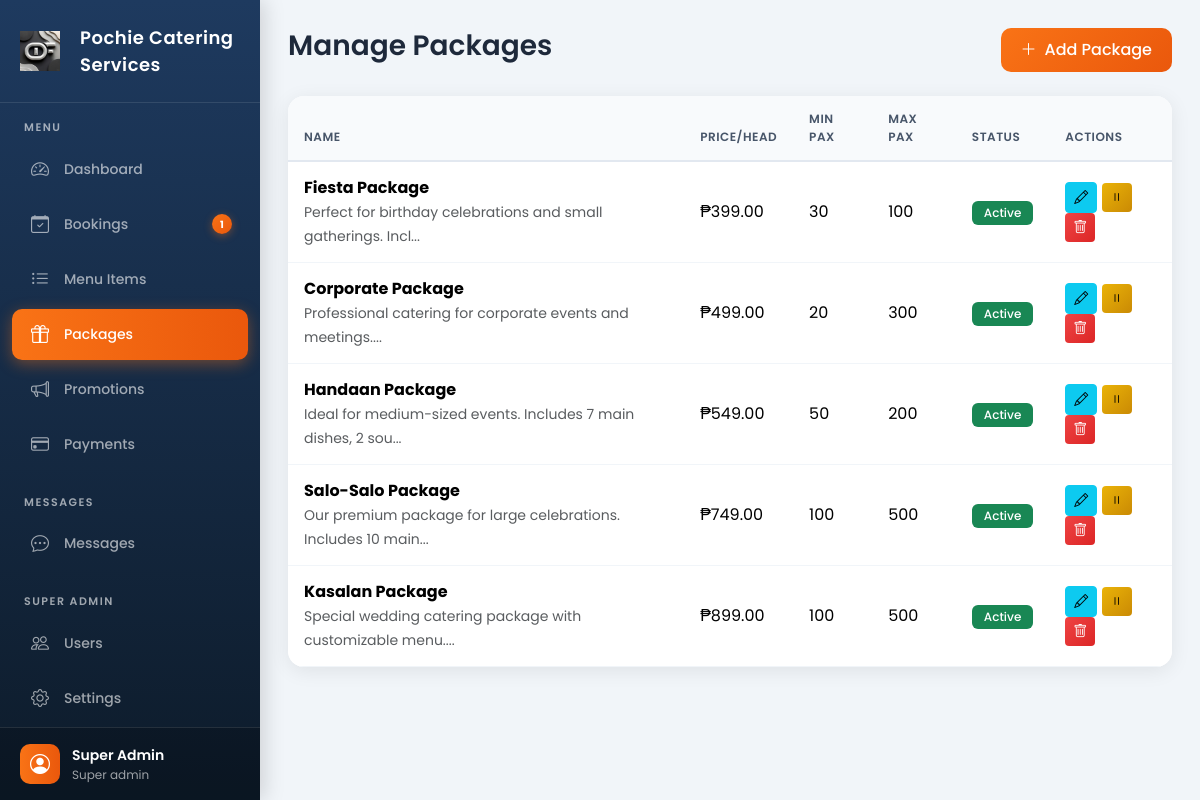
Screenshot of /admin/packages.php (signed in) with the database file from the repository.
### tables this page shows
CREATE TABLE `packages` (
  `id` int(11) NOT NULL,
  `name` varchar(100) NOT NULL,
  `description` text DEFAULT NULL,
  `base_price` decimal(10,2) NOT NULL,
  `min_pax` int(11) DEFAULT 50,
  `max_pax` int(11) DEFAULT 500,
  `image` varchar(255) DEFAULT NULL,
  `inclusions` text DEFAULT NULL,
  `is_active` tinyint(1) DEFAULT 1,
  `created_at` timestamp NOT NULL DEFAULT current_timestamp()
);

### config/functions.php (called while the page is built, shortened)
<?php
function formatPrice($price) {
    return '₱' . number_format($price, 2);
}
?>

### admin/packages.php (the view, shortened to what this page needs)
<?php
require_once '../config/functions.php';
$packages = $conn->query("SELECT * FROM packages ORDER BY base_price");
?>
<!DOCTYPE html>
<html lang="en">
<head>
    <link href="https://cdn.jsdelivr.net/npm/bootstrap@5.3.2/dist/css/bootstrap.min.css" rel="stylesheet">
    <link href="https://cdn.jsdelivr.net/npm/bootstrap-icons@1.11.1/font/bootstrap-icons.css" rel="stylesheet">
</head>
<body>
    <?php include 'includes/sidebar.php'; ?>
    <div class="main-content">
        <div class="d-flex justify-content-between align-items-center mb-4">
            <h3>Manage Packages</h3>
            <button class="btn btn-primary" data-bs-toggle="modal" data-bs-target="#addPackageModal">
                <i class="bi bi-plus-lg me-2"></i>Add Package
            </button>
        </div>
        <div class="card">
            <div class="card-body p-0">
                <div class="table-responsive">
                    <table class="table table-hover mb-0">
                        <thead class="table-light">
                            <tr>
                                <th>Name</th>
                                <th>Price/Head</th>
                                <th>Min Pax</th>
                                <th>Max Pax</th>
                                <th>Status</th>
                                <th>Actions</th>
                            </tr>
                        </thead>
                        <tbody>
                            <?php if ($packages && $packages->num_rows > 0): ?>
                            <?php while($pkg = $packages->fetch_assoc()): ?>
                            <tr>
                                <td>
                                    <strong><?= htmlspecialchars($pkg['name']) ?></strong><br>
                                    <small class="text-muted"><?= htmlspecialchars(substr($pkg['description'] ?? '', 0, 60)) ?>...</small>
                                </td>
                                <td><?= formatPrice($pkg['base_price']) ?></td>
                                <td><?= $pkg['min_pax'] ?></td>
                                <td><?= $pkg['max_pax'] ?></td>
                                <td><span class="badge bg-<?= $pkg['is_active'] ? 'success' : 'danger' ?>"><?= $pkg['is_active'] ? 'Active' : 'Inactive' ?></span></td>
                                <td>
                                    <button type="button" class="btn btn-sm btn-info" data-bs-toggle="modal" data-bs-target="#editPackageModal<?= $pkg['id'] ?>">
                                        <i class="bi bi-pencil"></i>
                                    </button>
                                    <form method="POST" class="d-inline">
                                        <button type="submit" name="toggle_package" class="btn btn-sm btn-<?= $pkg['is_active'] ? 'warning' : 'success' ?>">
                                            <i class="bi bi-<?= $pkg['is_active'] ? 'pause' : 'play' ?>"></i>
                                        </button>
                                    </form>
                                    <form method="POST" class="d-inline" onsubmit="return confirm('Delete this package?')">
                                        <button type="submit" name="delete_package" class="btn btn-sm btn-danger"><i class="bi bi-trash"></i></button>
                                    </form>
                                </td>
                            </tr>
                            <?php endwhile; ?>
                            <?php else: ?>
                            <tr><td colspan="6" class="text-center text-muted py-4">No packages yet. Add one to get started!</td></tr>
                            <?php endif; ?>
                        </tbody>
                    </table>
                </div>
            </div>
        </div>
    </div>
</body>
</html>

### admin/packages.php (style rules this page uses)
body { font-family: 'Poppins', sans-serif; }

### admin/includes/sidebar.php (style rules this page uses)
:root { --sidebar-bg: linear-gradient(180deg, #1e3a5f 0%, #0d1b2a 100%); --sidebar-width: 260px; --nav-item-hover: rgba(255, 255, 255, 0.1); --nav-item-active: linear-gradient(90deg, #f97316 0%, #ea580c 100%); --accent-color: #f97316; --text-primary: #ffffff; --text-secondary: rgba(255, 255, 255, 0.6); }
* { margin: 0; padding: 0; box-sizing: border-box; }
body { font-family: 'Poppins', sans-serif; background: #f1f5f9; }
.main-content { margin-left: var(--sidebar-width); padding: 28px; min-height: 100vh; background: #f1f5f9; }
.main-content h3 { font-weight: 600; color: #1e293b; margin-bottom: 8px; }
.card { border: none; border-radius: 16px; box-shadow: 0 4px 20px rgba(0, 0, 0, 0.08); overflow: hidden; }
.card-body { padding: 20px; }
.btn-primary { background: linear-gradient(135deg, #f97316 0%, #ea580c 100%); border: none; padding: 10px 20px; font-weight: 500; border-radius: 10px; transition: all 0.2s ease; }
.btn-danger { background: linear-gradient(135deg, #ef4444 0%, #dc2626 100%); border: none; }
.btn-warning { background: linear-gradient(135deg, #eab308 0%, #ca8a04 100%); border: none; }
.table { margin-bottom: 0; }
.table thead th { background: #f8fafc; border-bottom: 2px solid #e2e8f0; font-weight: 600; color: #475569; text-transform: uppercase; font-size: 12px; letter-spacing: 0.5px; padding: 14px 16px; }
.table tbody td { padding: 14px 16px; vertical-align: middle; border-bottom: 1px solid #f1f5f9; }
.badge { padding: 6px 12px; font-weight: 500; font-size: 12px; border-radius: 6px; }

### rows the page displays
packages: name "Fiesta Package", description "Perfect for birthday celebrations and small gatherings. Incl", base_price "₱399.00", min_pax "30", max_pax "100", is_active "Active"
packages: name "Corporate Package", description "Professional catering for corporate events and meetings.", base_price "₱499.00", min_pax "20", max_pax "300", is_active "Active"
packages: name "Handaan Package", description "Ideal for medium-sized events. Includes 7 main dishes, 2 sou", base_price "₱549.00", min_pax "50", max_pax "200", is_active "Active"
packages: name "Salo-Salo Package", description "Our premium package for large celebrations. Includes 10 main", base_price "₱749.00", min_pax "100", max_pax "500", is_active "Active"
packages: name "Kasalan Package", description "Special wedding catering package with customizable menu.", base_price "₱899.00", min_pax "100", max_pax "500", is_active "Active"

### other values shown
$sidebarSiteName "Pochie Catering Services"
$adminNotifs['new_bookings'] "1"
$_SESSION['user_name'] "Super Admin"
str_replace('_', ' ', getUserRole()) "Super admin"
